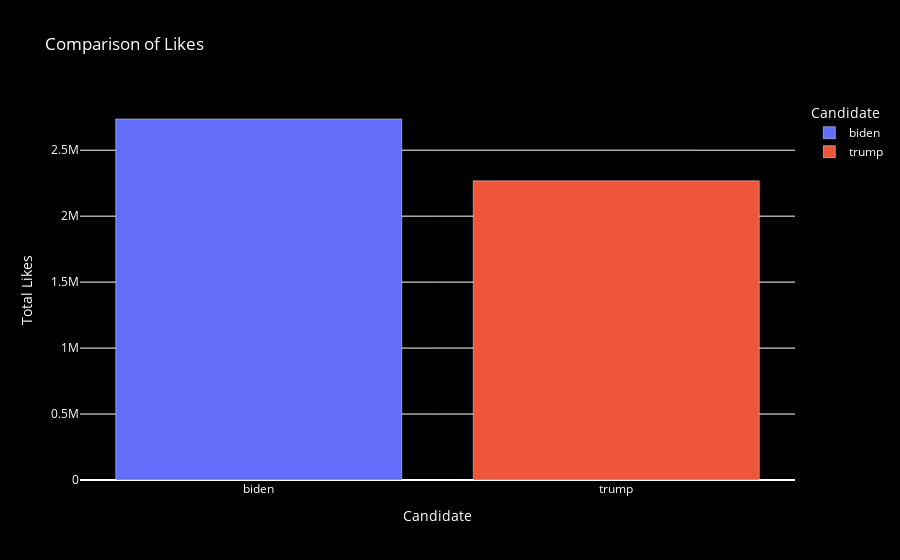

Notebook cell for this chart:
### Code cell
# Interactive bar chart 
likes_comparison = data.groupby('candidate')['likes'].sum().reset_index() 
fig = px.bar(likes_comparison, x='candidate', y='likes', color='candidate', 
			labels={'candidate': 'Candidate', 'likes': 'Total Likes'}, 
			title='Comparison of Likes') 

# Update the layout with a black theme 
fig.update_layout(plot_bgcolor='black', paper_bgcolor='black', font_color='white') 

# Show the chart 
fig.show()

### Figure 1 — Plotly figure (JSON) as saved in the notebook; plotly's stock layout.template omitted (floating-point values rounded to 4 significant figures)
{"data": [{"alignmentgroup": "True", "hovertemplate": "Candidate=%{x}<br>Total Likes=%{y}<extra></extra>", "legendgroup": "biden", "marker": {"color": "#636efa", "pattern": {"shape": ""}}, "name": "biden", "offsetgroup": "biden", "orientation": "v", "showlegend": true, "textposition": "auto", "type": "bar", "x": ["biden"], "xaxis": "x", "y": [2736567], "yaxis": "y"}, {"alignmentgroup": "True", "hovertemplate": "Candidate=%{x}<br>Total Likes=%{y}<extra></extra>", "legendgroup": "trump", "marker": {"color": "#EF553B", "pattern": {"shape": ""}}, "name": "trump", "offsetgroup": "trump", "orientation": "v", "showlegend": true, "textposition": "auto", "type": "bar", "x": ["trump"], "xaxis": "x", "y": [2267712], "yaxis": "y"}], "layout": {"autosize": true, "barmode": "relative", "font": {"color": "white"}, "legend": {"title": {"text": "Candidate"}, "tracegroupgap": 0}, "paper_bgcolor": "black", "plot_bgcolor": "black", "title": {"text": "Comparison of Likes"}, "xaxis": {"anchor": "y", "autorange": true, "categoryarray": ["biden", "trump"], "categoryorder": "array", "domain": [0, 1], "range": [-0.5, 1.5], "title": {"text": "Candidate"}, "type": "category"}, "yaxis": {"anchor": "x", "autorange": true, "domain": [0, 1], "range": [0, 2881000.0], "title": {"text": "Total Likes"}, "type": "linear"}}}
